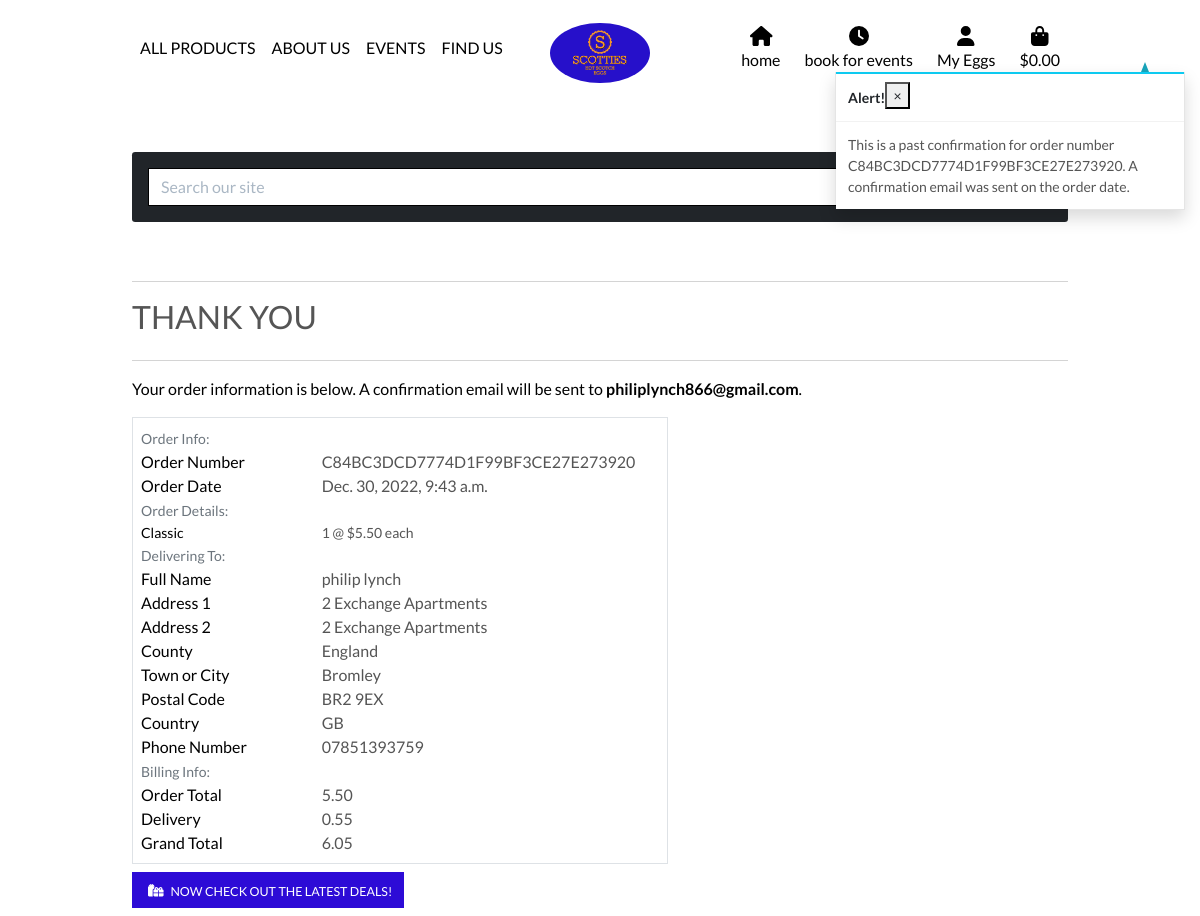
The app's page /profile/order_history/C84BC3DCD7774D1F99BF3CE27E273920 with its own data.
### checkout/models.py (models this page shows, shortened)
class Order(models.Model):
    order_number = models.CharField(max_length=32, null=False, editable=False)
    user_profile = models.ForeignKey(UserProfile, on_delete=models.SET_NULL,
                                     null=True, blank=True, related_name='orders')
    full_name = models.CharField(max_length=50, null=False, blank=False)
    email = models.EmailField(max_length=254, null=False, blank=False)
    phone_number = models.CharField(max_length=20, null=False, blank=False)
    country = CountryField(blank_label='Country *', null=False, blank=False)
    postcode = models.CharField(max_length=20, null=True, blank=True)
    town_or_city = models.CharField(max_length=40, null=False, blank=False)
    street_address1 = models.CharField(max_length=80, null=False, blank=False)
    street_address2 = models.CharField(max_length=80, null=True, blank=True)
    county = models.CharField(max_length=80, null=True, blank=True)
    date = models.DateTimeField(auto_now_add=True)
    delivery_cost = models.DecimalField(max_digits=6, decimal_places=2, null=False, default=0)
    order_total = models.DecimalField(max_digits=10, decimal_places=2, null=False, default=0)
    grand_total = models.DecimalField(max_digits=10, decimal_places=2, null=False, default=0)
    original_bag = models.TextField(null=False, blank=False, default='')
    stripe_pid = models.CharField(max_length=254, null=False, blank=False, default='')

class OrderLineItem(models.Model):
    order = models.ForeignKey(Order, null=False, blank=False, on_delete=models.CASCADE, related_name='lineitems')
    product = models.ForeignKey(Product, null=False, blank=False, on_delete=models.CASCADE)
    quantity = models.IntegerField(null=False, blank=False, default=0)
    lineitem_total = models.DecimalField(max_digits=6, decimal_places=2, null=False, blank=False, editable=False)

### products/models.py (models this page shows, shortened)
class Product(models.Model):
    category = models.ForeignKey('Category', null=True, blank=True, on_delete=models.SET_NULL)
    sku = models.CharField(max_length=254, null=True, blank=True)
    name = models.CharField(max_length=254)
    description = models.TextField()
    price = models.DecimalField(max_digits=6, decimal_places=2)
    rating = models.DecimalField(max_digits=6, decimal_places=2, null=True, blank=True)
    image_url = models.URLField(max_length=1024, null=True, blank=True)
    image = models.ImageField(null=True, blank=True)

### profiles/views.py (the view)
# urls.py: path('order_history/<order_number>', views.order_history, name='order_history'),
def order_history(request, order_number):
    order = get_object_or_404(Order, order_number=order_number)
    messages.info(request, (
        f'This is a past confirmation for order number {order_number}. '
        'A confirmation email was sent on the order date.'
    ))
    template = 'checkout/checkout_success.html'
    context = {
        'order': order,
        'from_profile': True,
    }
    return render(request, template, context)

### checkout/templates/checkout/checkout_success.html (shortened to what this page needs)
{% extends "base.html" %}
{% load static %}
{% block extra_css %}
    <link rel="stylesheet" href="{% static 'checkout/css/checkout.css' %}">
{% endblock %}
{% block page_header %}
    <div class="container header-container">
    </div>
{% endblock %}
{% block content %}
    <div class="overlay"></div>
    <div class="container">
        <div class="row">
            <div class="col">
                <hr>
                <h2 class="logo-font mb-4">Thank You</h2>
                <hr>
                <p class="text-black">Your order information is below. A confirmation email will be sent to <strong>{{ order.email }}</strong>.</p>
            </div>
        </div>
        <div class="row">
            <div class="col-12 col-lg-7">
                <div class="order-confirmation-wrapper p-2 border">
                    <div class="row">
                        <div class="col">
                            <small class="text-muted">Order Info:</small>
                        </div>
                    </div>
                    <div class="row">
                        <div class="col-12 col-md-4">
                            <p class="mb-0 text-black font-weight-bold">Order Number</p>
                        </div>
                        <div class="col-12 col-md-8 text-md-right">
                            <p class="mb-0">{{ order.order_number }}</p>
                        </div>
                    </div>
                    <div class="row">
                        <div class="col-12 col-md-4">
                            <p class="mb-0 text-black font-weight-bold">Order Date</p>
                        </div>
                        <div class="col-12 col-md-8 text-md-right">
                            <p class="mb-0">{{ order.date }}</p>
                        </div>
                    </div>
                    <div class="row">
                        <div class="col">
                            <small class="text-muted">Order Details:</small>
                        </div>
                    </div>
                    {% for item in order.lineitems.all %}
                    <div class="row">
                        <div class="col-12 col-md-4">
                            <p class="small mb-0 text-black font-weight-bold">
                                {{ item.product.name }}{% if item.product_size %} - Size {{ item.product.size|upper }}{% endif %}
                            </p>
                        </div>
                        <div class="col-12 col-md-8 text-md-right">
                            <p class="small mb-0">{{ item.quantity }} @ ${{ item.product.price }} each</p>
                        </div>
                    </div>
                    {% endfor %}
                    <div class="row">
                        <div class="col">
                            <small class="text-muted">Delivering To:</small>
                        </div>
                    </div>
                    <div class="row">
                        <div class="col-12 col-md-4">
                            <p class="mb-0 text-black font-weight-bold">Full Name</p>
                        </div>
                        <div class="col-12 col-md-8 text-md-right">
                            <p class="mb-0">{{ order.full_name }}</p>
                        </div>
                    </div>
                    <div class="row">
                        <div class="col-12 col-md-4">
                            <p class="mb-0 text-black font-weight-bold">Address 1</p>
                        </div>
                        <div class="col-12 col-md-8 text-md-right">
                            <p class="mb-0">{{ order.street_address1 }}</p>
                        </div>
                    </div>
                    {% if order.street_address2 %}
                    <div class="row">
                        <div class="col-12 col-md-4">
                            <p class="mb-0 text-black font-weight-bold">Address 2</p>
                        </div>
                        <div class="col-12 col-md-8 text-md-right">
                            <p class="mb-0">{{ order.street_address1 }}</p>
                        </div>
                    </div>
                    {% endif %}
                    {% if order.county %}
                    <div class="row">
                        <div class="col-12 col-md-4">
                            <p class="mb-0 text-black font-weight-bold">County</p>
                        </div>
                        <div class="col-12 col-md-8 text-md-right">
                            <p class="mb-0">{{ order.county }}</p>
                        </div>
                    </div>
                    {% endif %}
                    <div class="row">
                        <div class="col-12 col-md-4">
                            <p class="mb-0 text-black font-weight-bold">Town or City</p>
                        </div>
                        <div class="col-12 col-md-8 text-md-right">
                            <p class="mb-0">{{ order.town_or_city }}</p>
                        </div>
                    </div>
                    {% if order.postcode %}
                    <div class="row">
                        <div class="col-12 col-md-4">
                            <p class="mb-0 text-black font-weight-bold">Postal Code</p>
                        </div>
                        <div class="col-12 col-md-8 text-md-right">
                            <p class="mb-0">{{ order.postcode }}</p>
                        </div>
                    </div>
                    {% endif %}
                    <div class="row">
                        <div class="col-12 col-md-4">
                            <p class="mb-0 text-black font-weight-bold">Country</p>
                        </div>
                        <div class="col-12 col-md-8 text-md-right">
                            <p class="mb-0">{{ order.country }}</p>
                        </div>
                    </div>
                    <div class="row">
                        <div class="col-12 col-md-4">
                            <p class="mb-0 text-black font-weight-bold">Phone Number</p>
                        </div>
                        <div class="col-12 col-md-8 text-md-right">
                            <p class="mb-0">{{ order.phone_number }}</p>
                        </div>
                    </div>
                    <div class="row">
                        <div class="col">
                            <small class="text-muted">Billing Info:</small>
                        </div>
                    </div>
                    <div class="row">
                        <div class="col-12 col-md-4">
                            <p class="mb-0 text-black font-weight-bold">Order Total</p>
                        </div>
                        <div class="col-12 col-md-8 text-md-right">
                            <p class="mb-0">{{ order.order_total }}</p>
                        </div>
                    </div>
                    <div class="row">
                        <div class="col-12 col-md-4">
                            <p class="mb-0 text-black font-weight-bold">Delivery</p>
                        </div>
                        <div class="col-12 col-md-8 text-md-right">
                            <p class="mb-0">{{ order.delivery_cost }}</p>
                        </div>
                    </div>
                    <div class="row">
                        <div class="col-12 col-md-4">
                            <p class="mb-0 text-black font-weight-bold">Grand Total</p>
                        </div>
                        <div class="col-12 col-md-8 text-md-right">
                            <p class="mb-0">{{ order.grand_total }}</p>
                        </div>
                    </div>
                </div>
            </div>
        </div>
        <div class="row">
			<div class="col-12 col-lg-7 text-right">
				<a href="{% url 'products' %}?category=new_arrivals,deals,clearance" class="btn btn-black rounded-0 my-2">
					<span class="icon mr-2">
						<i class="fas fa-gifts"></i>
					</span>
					<span class="text-uppercase">Now check out the latest deals!</span>
				</a>
			</div>
		</div>
    </div>
{% endblock %}

### records on screen
Order: email "philiplynch866@gmail.com", order_number "C84BC3DCD7774D1F99BF3CE27E273920", date "Dec. 30, 2022, 9:43 a.m.", full_name "philip lynch", street_address1 "2 Exchange Apartments", county "England", town_or_city "Bromley", postcode "BR2 9EX", country "GB", phone_number "07851393759", order_total "5.50", delivery_cost "0.55", grand_total "6.05"
OrderLineItem: product.name "Classic", quantity "1", product.price "5.50"

### other values on screen
{{ message }} "This is a past confirmation for order number C84BC3DCD7774D1F99BF3CE27E273920. A confirmation email was sent on the order date."
